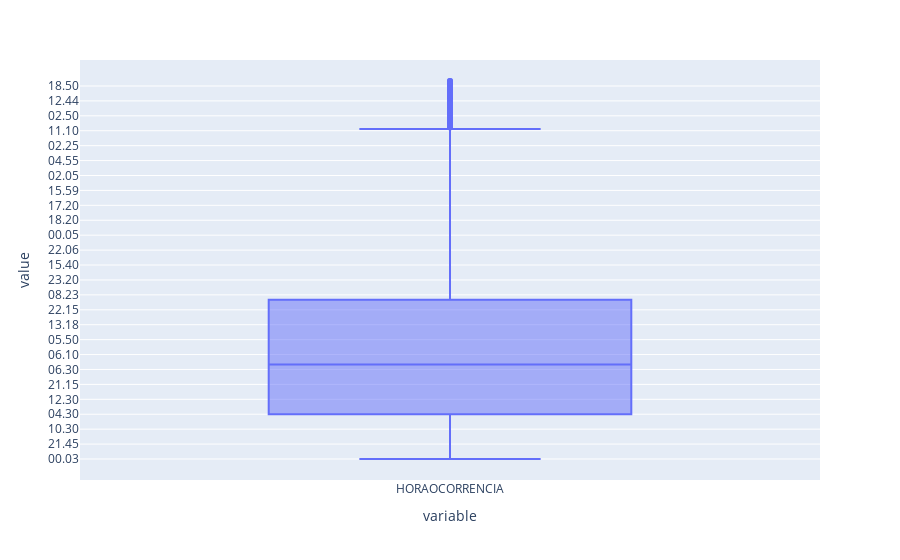

This figure's notebook cell:
### Code cell
#Não existem outliers na coluna HORAOCORRENCIA
px.box(df.HORAOCORRENCIA)

### Figure 1 — Plotly figure (JSON) as saved in the notebook; plotly's stock layout.template omitted (floating-point values rounded to 4 significant figures; data arrays with more than 128 entries replaced by an {"elided": "..."} marker saying what was removed)
{"data": [{"alignmentgroup": "True", "hovertemplate": "variable=%{x}<br>value=%{y}<extra></extra>", "legendgroup": "", "marker": {"color": "#636efa"}, "name": "", "notched": false, "offsetgroup": "", "orientation": "v", "showlegend": false, "type": "box", "x": {"elided": "1166 str values"}, "x0": " ", "xaxis": "x", "y": {"elided": "1166 str values"}, "y0": " ", "yaxis": "y"}], "layout": {"boxmode": "group", "legend": {"tracegroupgap": 0}, "margin": {"t": 60}, "xaxis": {"anchor": "y", "domain": [0, 1], "title": {"text": "variable"}}, "yaxis": {"anchor": "x", "domain": [0, 1], "title": {"text": "value"}}}}
